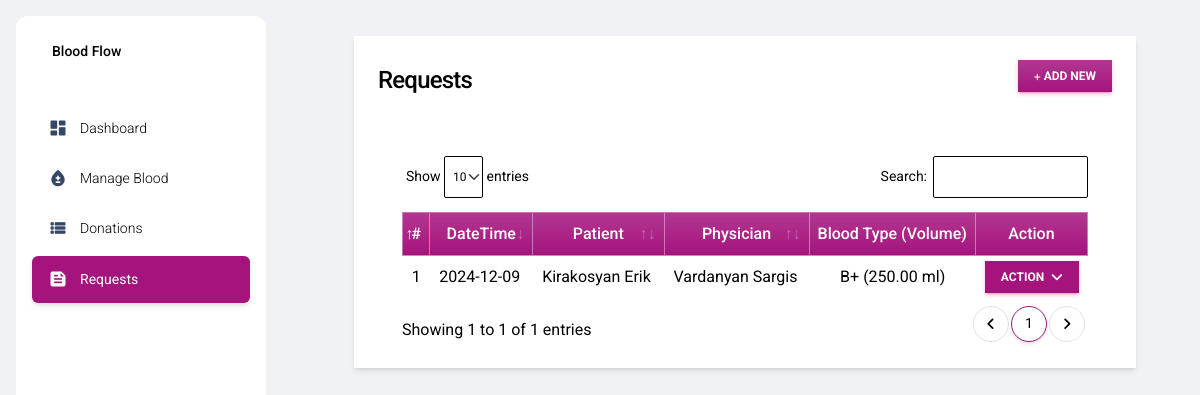
The app's page /brequest (signed in) with its own data.
### bbApp/models.py (models this page shows, shortened)
class Request(models.Model):
    blood_group = models.ForeignKey(Blood_Group, on_delete=models.CASCADE)
    patient_name = models.CharField(max_length=500)
    patient_gender = models.CharField(max_length=30, choices = (('Male' ,'Male'),('Female' ,'Female')))
    volume = models.FloatField(default=0)
    physician_name = models.CharField(max_length=500, blank=True,null=True)
    status = models.CharField(max_length=2, choices = (('1' ,'Pending'),('2' ,'Approved'),('3' ,'Handed-Over'),('4' ,'Denied')))
    date_created = models.DateTimeField(default=timezone.now)
    date_updated = models.DateTimeField(auto_now=True)

class Blood_Group(models.Model):
    name = models.CharField(max_length=250)
    status = models.CharField(max_length=2, choices=(('1','Active'),('2','Inactive')), default = 1)
    date_created = models.DateTimeField(default=timezone.now)
    date_updated = models.DateTimeField(auto_now=True)
    def __str__(self):
        return self.name

### bbApp/views.py (the view)
# urls.py: path('brequest', views.brequest_mgt,name="request-page"),
@login_required
def brequest_mgt(request):
    context['page'] = 'request_mgt'
    context['page_title'] = 'Blood Requests Management'
    brequests = models.Request.objects.all()
    context['brequests'] = brequests
    return render(request,'request_mgt.html',context)

### bbApp/forms.py (shortened to what this page needs)
class UpdateProfile(UserChangeForm):
    username = forms.CharField(max_length=250,help_text="The Username field is required.")
    email = forms.EmailField(max_length=250,help_text="The Email field is required.")
    first_name = forms.CharField(max_length=250,help_text="The First Name field is required.")
    last_name = forms.CharField(max_length=250,help_text="The Last Name field is required.")
    current_password = forms.CharField(max_length=250)
    class Meta:
        model = User
        fields = ('email', 'username','first_name', 'last_name')

### bbApp/templates/request_mgt.html (shortened to what this page needs)
{% extends 'layouts/base.html' %} {% load humanize %} {% block content %}
<div class="container-fluid">
    <div class="col-lg-12 col-md-12 col-sm-12 col-xs-12">
        <div class="card card-default rounded-0 shadow ">
            <div class="card-header">
                <div class="d-flex w-100 align-items-center justify-content-between">
                    <h4 class="card-title fw-bold">Requests</h4>
                    <div class="tools">
                        <button type="button" class="btn btn-primary rounded-0 bg-gradient btn-sm" id='add_new'><i class="fa fa-plus"></i> Add New</button>
                    </div>
                </div>
            </div>
            <div class="card-body">
                <div class="container-fluid">
                    <table class="table table-bordered" id="brequest-list">
                        <colgroup>
                            <col width="5%">
                            <col width="20%">
                            <col width="25%">
                            <col width="25%">
                            <col width="15%">
                            <col width="10%">
                        </colgroup>
                        <thead>
                            <tr class="bg-gradient bg-primary bg-opacity-50 text-light">
                                <th class="px-2 py-2 text-center">#</th>
                                <th class="px-2 py-2 text-center">DateTime</th>
                                <th class="px-2 py-2 text-center">Patient</th>
                                <th class="px-2 py-2 text-center">Physician</th>
                                <th class="px-2 py-2 text-center">Blood Type (volume)</th>
                                <th class="px-2 py-2 text-center">Action</th>
                            </tr>
                        </thead>
                        <tbody style="color: #000000">
                            {% for brequest in brequests %}
                            <tr>
                                <td class="px-2 py-1 align-middle text-center">{{ forloop.counter }}</td>
                                <td class="px-2 py-1 align-middle">{{ brequest.date_created|date:"Y-m-d" }}</td>
                                <td class="px-2 py-1 align-middle">{{ brequest.patient_name }}</td>
                                <td class="px-2 py-1 align-middle">{{ brequest.physician_name }}</td>
                                <td class="px-2 py-1 align-middle text-center">{{ brequest.blood_group }} ({{ brequest.volume|floatformat:2|intcomma }} ml)</td>
                                <td class="px-2 py-1 align-middle text-center">
                                    <div class="dropdown">
                                        <button class="btn btn-primary btn-sm mb-0 rounded-0 dropdown-toggle" type="button" id="actionBtn-{{ brequest.pk }}" data-bs-toggle="dropdown" aria-expanded="false">
                                        Action
                                        </button>
                                    </div>
                                </td>
                            </tr>
                            {% endfor %}
                        </tbody>
                    </table>
                </div>
            </div>
        </div>
    </div>
</div>
{% endblock content %}

### static/default/css/style.css (style rules this page uses)
html, body { height: 100%; width: 100%; max-height: 100%; overflow: auto; display: flex; flex-direction: column; }
.dark-version .table tbody tr:last-child td { border-width: 1px !important; }

### records on screen
Request: date_created "2024-12-09", patient_name "Kirakosyan Erik", physician_name "Vardanyan Sargis", blood_group "B+", volume "250.00"
